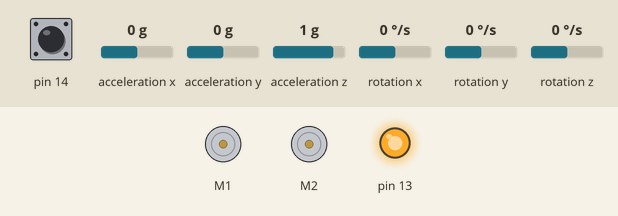
This sketch was run on a simulated Arduino Leonardo, built with avr-gcc and run on an emulated ATmega32U4. Shown: 2 × DC motor (green arrow = forward, orange = backward, longer = faster), output pins drawn as LEDs (lit = HIGH). The test bench sets the inputs (shaded band); at power-on: pin 14 HIGH, acceleration x 0 g, acceleration y 0 g, acceleration z 1 g, rotation x 0 °/s, rotation y 0 °/s, rotation z 0 °/s.

Above: at 1.3 s.
1.4 s: pin 14 pulled LOW for 3.2 s
At 3.3 s:
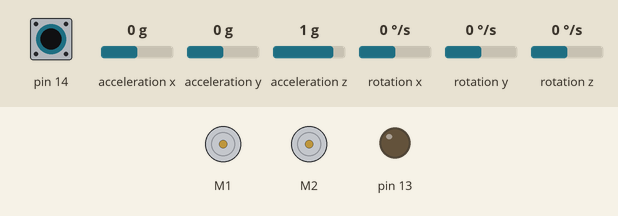
Timing chart, 0 to 4.8 s (numbered marks = the images above; inputs shaded):
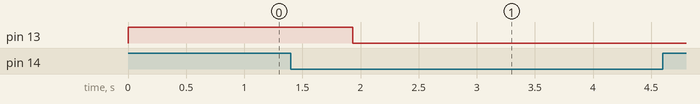

The sketch:

orientation_controller.ino
```cpp
const float DEG2RAD = PI / 180.0f;
const float RAD2DEG = 180.0f / PI;

#include <Wire.h>
#include <Zumo32U4.h>
#include "TurnSensor.h"

// This is the maximum speed the motors will be allowed to turn.
// A maxSpeed of 400 lets the motors go at top speed.  Decrease
// this value to impose a speed limit.
const int16_t maxSpeed = 400;

Zumo32U4LCD lcd;
Zumo32U4ButtonA buttonA;
Zumo32U4IMU imu;
Zumo32U4Motors motors;
Zumo32U4Encoders encoders;
float angle=0;
String val;
int16_t countsLeft;
int16_t countsRight;
String val1;
String val2;
String data[3];
float  wheelDia=3.8;
float countsPerRevolution=909.7;
float trackWidth= 10;
float distancePerCount = (3.142*wheelDia)/countsPerRevolution;
float radPerCount = (3.142 * (wheelDia/trackWidth))/countsPerRevolution;
float goal[3];
double x=0;
double y=0;

void setup()
{
   Wire.begin();
  Serial.begin(9600);
  Serial1.begin(9600);
  Serial1.flush();
  Serial.flush();
  turnSensorSetup();
  delay(500);
  turnSensorReset();
  buttonA.waitForButton();
}

void loop()
{
  readData();
  motors.setSpeeds(goal[1],goal[2]);
  //read current angle
turnSensorUpdate();
angle=((((int32_t)turnAngle >> 16) * 360) >> 16);
angle=angle*DEG2RAD;
  sendData(angle);
  }
void sendData (float a)
{
  val=String(a);

  Serial1.print(","+val+";");

  }
void readData ()
  {
         while (Serial1.available()>0)
         {
for(int i=0;i<=2;i++)
{
  data[i]=Serial1.readStringUntil(' ');
  goal[i]=(data[i].toFloat());
}
         }
    }
```

TurnSensor.cpp
```cpp
/* Turnsensor.h and TurnSensor.cpp provide functions for
configuring the Zumo 32U4's gyro, calibrating it, and using it to
measure how much the robot has turned about its Z axis. */

#include <Wire.h>
#include "TurnSensor.h"

/* turnAngle is a 32-bit unsigned integer representing the amount
the robot has turned since the last time turnSensorReset was
called.  This is computed solely using the Z axis of the gyro, so
it could be inaccurate if the robot is rotated about the X or Y
axes.

Our convention is that a value of 0x20000000 represents a 45
degree counter-clockwise rotation.  This means that a uint32_t
can represent any angle between 0 degrees and 360 degrees.  If
you cast it to a signed 32-bit integer by writing
(int32_t)turnAngle, that integer can represent any angle between
-180 degrees and 180 degrees. */
uint32_t turnAngle = 0;

// turnRate is the current angular rate of the gyro, in units of
// 0.07 degrees per second.
int16_t turnRate;

// This is the average reading obtained from the gyro's Z axis
// during calibration.
int16_t gyroOffset;

// This variable helps us keep track of how much time has passed
// between readings of the gyro.
uint16_t gyroLastUpdate = 0;

/* This should be called in setup() to enable and calibrate the
gyro.  It uses the LCD, yellow LED, and button A.  While the LCD
is displaying "Gyro cal", you should be careful to hold the robot
still.

The digital zero-rate level of the gyro can be as high as
25 degrees per second, and this calibration helps us correct for
that. */
void turnSensorSetup()
{
  Wire.begin();
  imu.init();
  imu.enableDefault();
  imu.configureForTurnSensing();


  // Turn on the yellow LED in case the LCD is not available.
  ledYellow(1);

  // Delay to give the user time to remove their finger.
  delay(500);

  // Calibrate the gyro.
  int32_t total = 0;
  for (uint16_t i = 0; i < 1024; i++)
  {
    // Wait for new data to be available, then read it.
    while(!imu.gyroDataReady()) {}
    imu.readGyro();

    // Add the Z axis reading to the total.
    total += imu.g.z;
  }
  ledYellow(0);
  gyroOffset = total / 1024;

  // Display the angle (in degrees from -180 to 180) until the
  // user presses A.
  turnSensorReset();
  turnSensorUpdate();
}

// This should be called to set the starting point for measuring
// a turn.  After calling this, turnAngle will be 0.
void turnSensorReset()
{
  gyroLastUpdate = micros();
  turnAngle = 0;
}

// Read the gyro and update the angle.  This should be called as
// frequently as possible while using the gyro to do turns.
void turnSensorUpdate()
{
  // Read the measurements from the gyro.
  imu.readGyro();
  turnRate = imu.g.z - gyroOffset;

  // Figure out how much time has passed since the last update (dt)
  uint16_t m = micros();
  uint16_t dt = m - gyroLastUpdate;
  gyroLastUpdate = m;

  // Multiply dt by turnRate in order to get an estimation of how
  // much the robot has turned since the last update.
  // (angular change = angular velocity * time)
  int32_t d = (int32_t)turnRate * dt;

  // The units of d are gyro digits times microseconds.  We need
  // to convert those to the units of turnAngle, where 2^29 units
  // represents 45 degrees.  The conversion from gyro digits to
  // degrees per second (dps) is determined by the sensitivity of
  // the gyro: 0.07 degrees per second per digit.
  //
  // (0.07 dps/digit) * (1/1000000 s/us) * (2^29/45 unit/degree)
  // = 14680064/17578125 unit/(digit*us)
  turnAngle += (int64_t)d * 14680064 / 17578125;
}
```

TurnSensor.h
```cpp
/* Turnsensor.h and TurnSensor.cpp provide functions for
configuring the Zumo 32U4's gyro, calibrating it, and using it to
measure how much the robot has turned about its Z axis. */

#pragma once

#include <Zumo32U4.h>

// This constant represents a turn of 45 degrees.
const int32_t turnAngle45 = 0x20000000;

// This constant represents a turn of 90 degrees.
const int32_t turnAngle90 = turnAngle45 * 2;

// This constant represents a turn of approximately 1 degree.
const int32_t turnAngle1 = (turnAngle45 + 22) / 45;

// These are defined in TurnSensor.cpp:
void turnSensorSetup();
void turnSensorReset();
void turnSensorUpdate();
extern uint32_t turnAngle;
extern int16_t turnRate;

// These objects must be defined in your sketch.
extern Zumo32U4ButtonA buttonA;
extern Zumo32U4LCD lcd;
extern Zumo32U4IMU imu;
```
